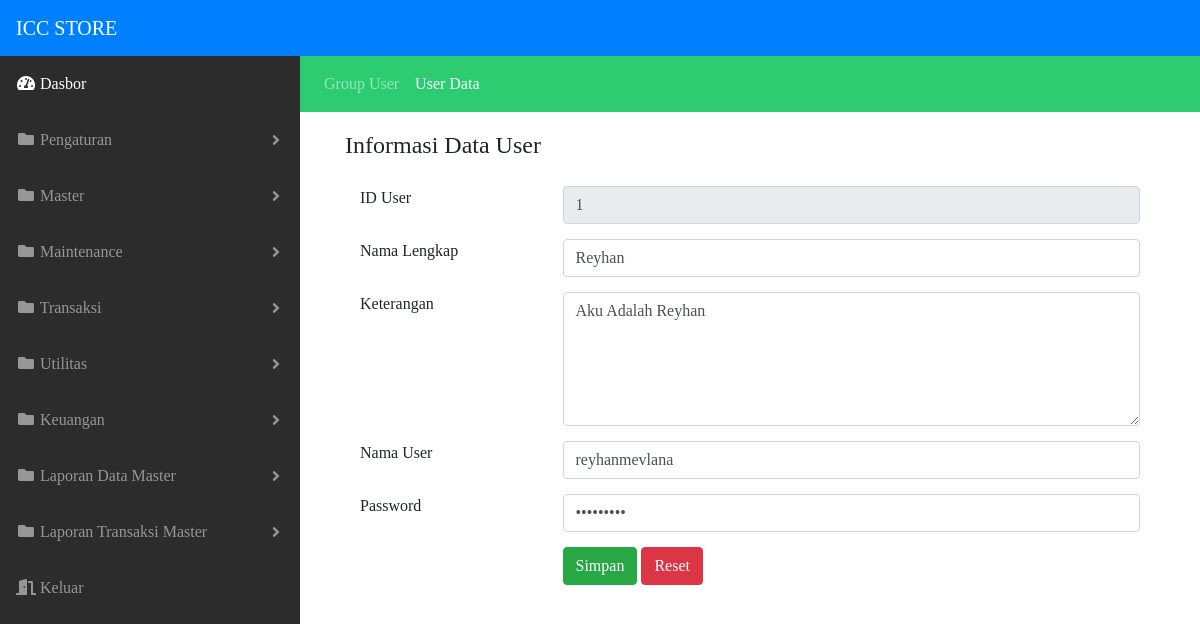
/fs_shop/page/pengaturan/user_data/update.php?id=1, run on the app's committed database.
### tables this page shows
CREATE TABLE `tampilan` (
  `judul_web` varchar(255) NOT NULL,
  `background` varchar(255) NOT NULL,
  `warna` varchar(255) NOT NULL,
  `color` varchar(255) NOT NULL,
  `font` varchar(255) NOT NULL,
  `footer_faktur` varchar(1023) NOT NULL
);

CREATE TABLE `user` (
  `id_user` varchar(255) NOT NULL,
  `nama_lengkap` varchar(255) NOT NULL,
  `nama_user` varchar(255) NOT NULL,
  `password` varchar(255) NOT NULL,
  `keterangan` varchar(255) NOT NULL,
  `level` varchar(255) NOT NULL
);

### fs_shop/page/pengaturan/user_data/update.php (the view, shortened to what this page needs)
<!DOCTYPE html>
<html lang="en">
  <?php
    include '../../../util/koneksi.php';
    $view = $koneksi->query("SELECT * FROM tampilan");
		while($fetchData = $view->fetch_assoc()){
  ?>
  <head>
    <link rel="stylesheet" href="https://stackpath.bootstrapcdn.com/bootstrap/4.1.3/css/bootstrap.min.css">
    <link rel="stylesheet" href="https://use.fontawesome.com/releases/v5.6.3/css/all.css">
    <link href="../../../assets/css/style.css" rel="stylesheet">
  </head>
  <body id="page-top" style="font-family:<?=$fetchData['font']?>;">
    <nav class="navbar navbar-expand-lg navbar-dark" style="background-color:<?=$fetchData['warna']?>;'">
      <a class="navbar-brand" href="#"><?=$fetchData['judul_web']?></a>
    </nav>
    <div id="wrapper">
    <ul class="sidebar navbar-nav" style="background:<?=$fetchData['color']?> !important;">
        <?php
          }
        ?>
        <li class="nav-item active">
          <a class="nav-link" href="../../../index.php">
            <i class="fas fa-fw fa-tachometer-alt"></i>
            <span>Dasbor</span>
          </a>
        </li>
        <li class="nav-item dropdown">
          <a class="nav-link dropdown-toggle" href="#" id="pagesDropdown" role="button" data-toggle="dropdown" aria-haspopup="true" aria-expanded="false">
            <i class="fas fa-fw fa-folder"></i>
            <span>Pengaturan</span>
          </a>
        </li>
        <li class="nav-item dropdown">
          <a class="nav-link dropdown-toggle" href="#" id="pagesDropdown" role="button" data-toggle="dropdown" aria-haspopup="true" aria-expanded="false">
            <i class="fas fa-fw fa-folder"></i>
            <span>Master</span>
          </a>
        </li>
        <li class="nav-item dropdown">
          <a class="nav-link dropdown-toggle" href="#" id="pagesDropdown" role="button" data-toggle="dropdown" aria-haspopup="true" aria-expanded="false">
            <i class="fas fa-fw fa-folder"></i>
            <span>Maintenance</span>
          </a>
        </li>
        <li class="nav-item dropdown">
            <a class="nav-link dropdown-toggle" href="#" id="pagesDropdown" role="button" data-toggle="dropdown" aria-haspopup="true" aria-expanded="false">
              <i class="fas fa-fw fa-folder"></i>
              <span>Transaksi</span>
            </a>
        </li>
        <li class="nav-item dropdown">
          <a class="nav-link dropdown-toggle" href="#" id="pagesDropdown" role="button" data-toggle="dropdown" aria-haspopup="true" aria-expanded="false">
            <i class="fas fa-fw fa-folder"></i>
            <span>Utilitas</span>
          </a>
        </li>
        <li class="nav-item dropdown">
          <a class="nav-link dropdown-toggle" href="#" id="pagesDropdown" role="button" data-toggle="dropdown" aria-haspopup="true" aria-expanded="false">
            <i class="fas fa-fw fa-folder"></i>
            <span>Keuangan</span>
          </a>
        </li>
        <li class="nav-item dropdown">
          <a class="nav-link dropdown-toggle" href="#" id="pagesDropdown" role="button" data-toggle="dropdown" aria-haspopup="true" aria-expanded="false">
            <i class="fas fa-fw fa-folder"></i>
            <span>Laporan Data Master</span>
          </a>
        </li>
        <li class="nav-item dropdown">
            <a class="nav-link dropdown-toggle" href="#" id="pagesDropdown" role="button" data-toggle="dropdown" aria-haspopup="true" aria-expanded="false">
              <i class="fas fa-fw fa-folder"></i>
              <span>Laporan Transaksi Master</span>
            </a>
        </li>
        <li class="nav-item">
          <a href="" class="nav-link">
            <i class="fas fa-fw fa-door-open"></i>
            <span>Keluar</span>
          </a>
        </li>
      </ul>
      <div id="content-wrapper">
          <nav class="navbar navbar-expand-lg navbar-dark" style="background-color: #2ecc71">
            <div class="navbar-nav">
              <a class="nav-item nav-link " href="../user_grup.php">Group User </a>
              <a class="nav-item nav-link active" href="#">User Data <span class="sr-only">(current)</span> </a>
            </div>
          </nav>
        <div class="container-fluid">
          <div class="container">
            <div class="row form-spacing">
              <?php
                $id = $_GET["id"];
                $look = $koneksi->query("SELECT * FROM user WHERE id_user = ".$id);
                while($update = $look->fetch_assoc()){
            ?>
              <div class="col-sm-12">
                <fieldset>
                  <legend>Informasi Data User</legend>
                  <form action="proses_update.php?id=<?=$update['id_user']?>" method="post">
                    <div class="row form-spacing">
                      <div class="col-sm-3">
                        <label for="">ID User</label>
                      </div>
                      <div class="col-sm-9">
                        <input type="text" name="id_user" id="id_user" class="form-control" value="<?=$update['id_user']?>" disabled>
                      </div>
                    </div>
                    <div class="row form-spacing">
                      <div class="col-sm-3">
                        <label for="nama_lengkap">Nama Lengkap</label>
                      </div>
                      <div class="col-sm-9">
                        <input type="text" name="nama_lengkap" id="nama_lengkap" class="form-control" value="<?=$update['nama_lengkap']?>">
                      </div>
                    </div>
                    <div class="row form-spacing">
                      <div class="col-sm-3">
                        <label for="keterangan">Keterangan</label>
                      </div>
                      <div class="col-sm-9">
                        <textarea name="keterangan" id="keterangan" rows="5" class="form-control"><?=$update['keterangan']?></textarea>
                      </div>
                    </div>
                    <div class="row form-spacing">
                      <div class="col-sm-3">
                        <label for="nama_user">Nama User</label>
                      </div>
                      <div class="col-sm-9">
                        <input type="text" name="nama_user" id="nama_user" class="form-control" value="<?=$update['nama_user']?>">
                      </div>
                    </div>
                    <div class="row form-spacing">
                      <div class="col-sm-3">
                        <label for="password">Password</label>
                      </div>
                      <div class="col-sm-9">
                        <input type="password" name="password" id="password" class="form-control" value="<?=$update['password']?>">
                      </div>
                    </div>
                    <div class="row form-spacing">
                      <div class="col-sm-9 offset-sm-3">
                        <input type="submit" name="submit" value="Simpan" class="btn btn-success">
                        <input type="reset" value="Reset" class="btn btn-danger">
                      </div>
                    </div>
                  </form>
                </fieldset>
              </div>
            </div>
            <?php
            }
            ?>
          </div>
      </div>
    </div>
  </body>
</html>

### fs_shop/assets/css/style.css (style rules this page uses)
html { position: relative; min-height: 100%; }
body { height: 100%; }
#wrapper { display: -webkit-box; display: -ms-flexbox; display: flex; }
#wrapper #content-wrapper { overflow-x: hidden; width: 100%; padding-bottom: 80px; }
.navbar-nav .nav-item.active .nav-link { color: #fff; }
.navbar-nav .nav-item.dropdown .dropdown-toggle::after { width: 1rem; text-align: center; float: right; vertical-align: 0; border: 0; font-weight: 900; content: '\f105'; font-family: 'Font Awesome 5 Free'; }
.sidebar { width: 120px !important; background-color: #212529; min-height: calc(100vh); }
.sidebar .nav-item:last-child { margin-bottom: 1rem; }
.sidebar .nav-item .nav-link { text-align: center; padding: 0.75rem 1rem; width: 90px; }
.sidebar .nav-item .nav-link span { font-size: 0.65rem; display: block; }
.sidebar .nav-item.dropdown .dropdown-toggle::after { display: none; }
.sidebar .nav-item .nav-link { color: rgba(255, 255, 255, 0.5); }
@media (min-width: 768px) { .sidebar { width: 300px !important; } }
@media (min-width: 768px) { .sidebar .nav-item .nav-link { display: block; width: 100%; text-align: left; padding: 1rem; width: 300px; } }
@media (min-width: 768px) { .sidebar .nav-item .nav-link span { font-size: 1rem; display: inline; } }
@media (min-width: 768px) { .sidebar .nav-item.dropdown .dropdown-toggle::after { display: block; } }
:root { --input-padding-x: 0.75rem; --input-padding-y: 0.75rem; }
.form-spacing { margin:15px 0px; }

### data on the page
tampilan: judul_web "ICC STORE"
user: id_user "1", nama_lengkap "Reyhan", keterangan "Aku Adalah Reyhan", nama_user "reyhanmevlana"
